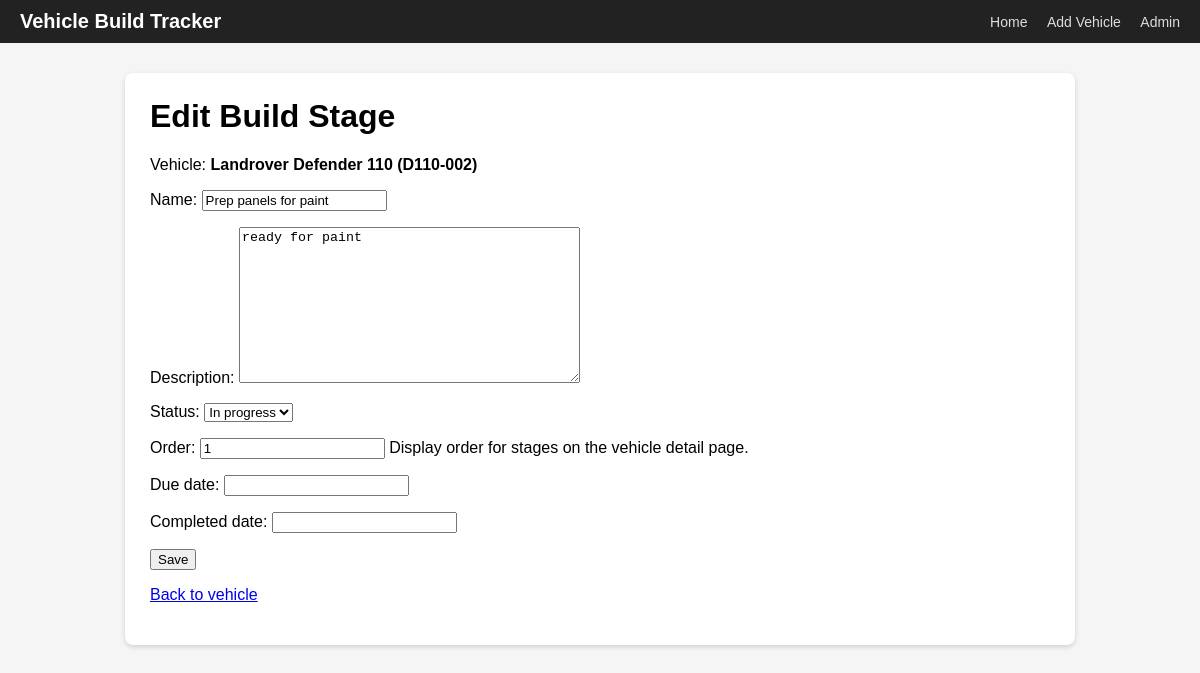
Page /vehicles/stages/7/edit/ on the committed database.
### builds/models.py (models this page shows, shortened)
class Vehicle(models.Model):
    STATUS_CHOICES = [
        ("active", "Active"),
        ("completed", "Completed"),
        ("on_hold", "On hold"),
    ]
    customer = models.ForeignKey(
        Customer,
        on_delete=models.CASCADE,
        related_name="vehicles",
    )
    make = models.CharField(max_length=50)
    model = models.CharField(max_length=50)
    year = models.PositiveIntegerField(blank=True, null=True)
    vin_or_id = models.CharField(
        max_length=100,
        unique=True,
        help_text="Internal build ID or VIN.",
    )
    status = models.CharField(
        max_length=20,
        choices=STATUS_CHOICES,
        default="active",
    )
    created_at = models.DateTimeField(auto_now_add=True)
    class Meta:
        ordering = ["-created_at"]

class BuildStage(models.Model):
    STATUS_CHOICES = [
        ("not_started", "Not started"),
        ("in_progress", "In progress"),
        ("blocked", "Blocked"),
        ("complete", "Complete"),
    ]
    vehicle = models.ForeignKey(
        Vehicle,
        on_delete=models.CASCADE,
        related_name="stages",
    )
    name = models.CharField(max_length=100)
    description = models.TextField(blank=True)
    status = models.CharField(
        max_length=20,
        choices=STATUS_CHOICES,
        default="not_started",
    )
    order = models.PositiveIntegerField(
        default=1,
        help_text="Display order for stages on the vehicle detail page.",
    )
    due_date = models.DateField(blank=True, null=True)
    completed_date = models.DateField(blank=True, null=True)
    created_at = models.DateTimeField(auto_now_add=True)
    updated_at = models.DateTimeField(auto_now=True)
    class Meta:
        ordering = ["order", "created_at"]

### builds/views.py (the view)
# urls.py: path("vehicles/stages/<int:pk>/edit/", views.stage_update, name="stage_update"),
def stage_update(request, pk):
    stage = get_object_or_404(BuildStage, pk=pk)
    vehicle = stage.vehicle
    if request.method == "POST":
        form = BuildStageForm(request.POST, instance=stage)
        if form.is_valid():
            form.save()
            messages.success(request, "Build stage updated.")
            return redirect("vehicle_detail", pk=vehicle.pk)
    else:
        form = BuildStageForm(instance=stage)
    context = {
        "form": form,
        "vehicle": vehicle,
        "title": "Edit Build Stage",
    }
    return render(request, "builds/stage_form.html", context)

### builds/forms.py
class BuildStageForm(forms.ModelForm):
    class Meta:
        model = BuildStage
        fields = [
            "name",
            "description",
            "status",
            "order",
            "due_date",
            "completed_date",
        ]

### templates/builds/stage_form.html (shortened to what this page needs)
{% extends "base.html" %}
{% block content %}
<h1>{{ title }}</h1>
<p>Vehicle: <strong>{{ vehicle.make }} {{ vehicle.model }} ({{ vehicle.vin_or_id }})</strong></p>
<form method="post">
    {{ form.as_p }}
    <button type="submit" class="button">Save</button>
</form>
<p><a href="{% url 'vehicle_detail' vehicle.pk %}">Back to vehicle</a></p>
{% endblock %}

### templates/base.html (style rules this page uses)
body { margin: 0; padding: 0; font-family: Arial, sans-serif; background: #f5f5f5; }
h1, h2, h3 { margin-top: 0; }

### rows in the picture
Vehicle: make "Landrover", model "Defender 110", vin_or_id "D110-002"
BuildStage: name "Prep panels for paint", description "ready for paint", status "In progress", order "1"

### other values in the picture
{{ title }} "Edit Build Stage"
